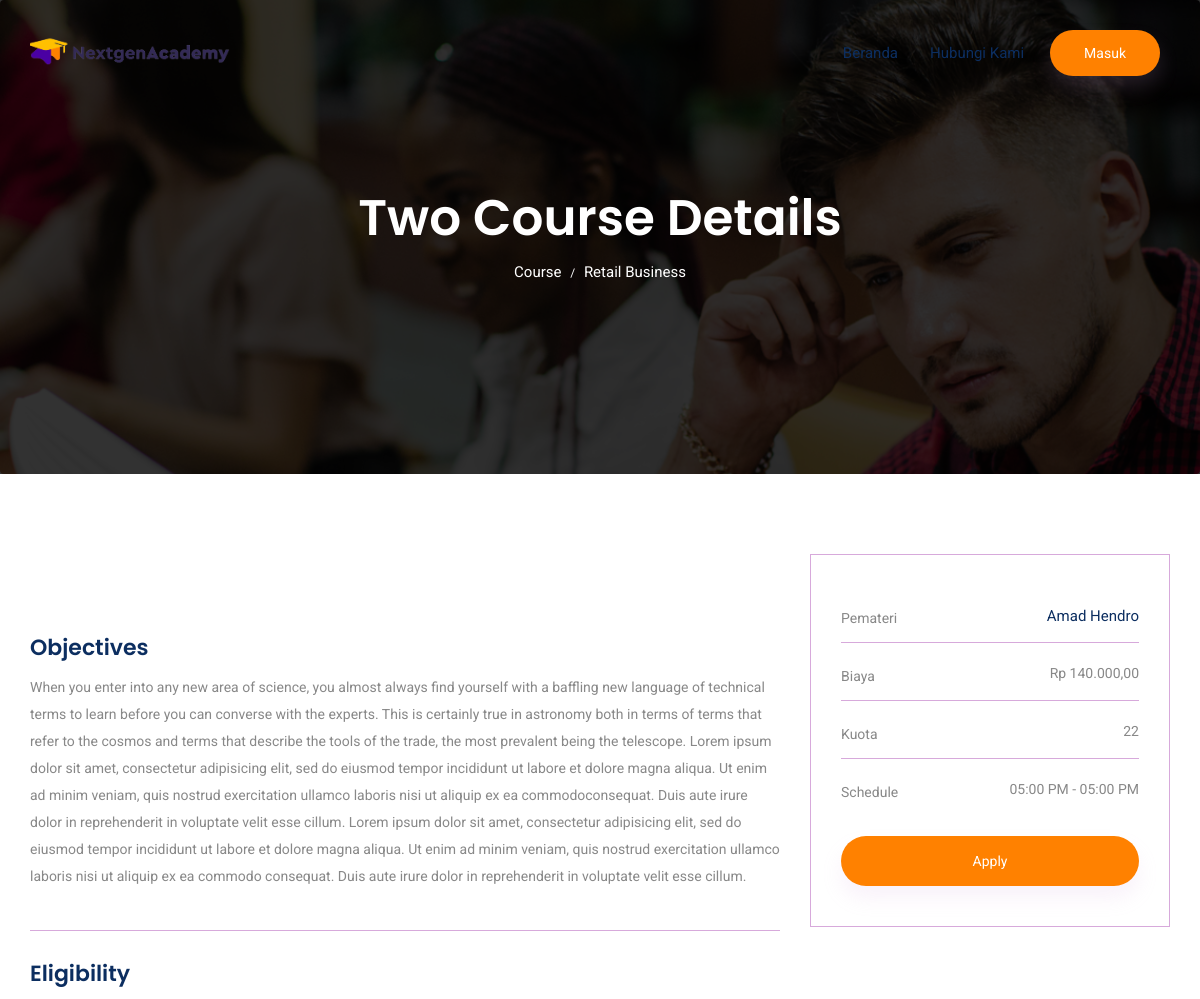
/course/detail/Two-Course-Details-Test-1hgs (upper part), run on an earlier commit of the app's database.
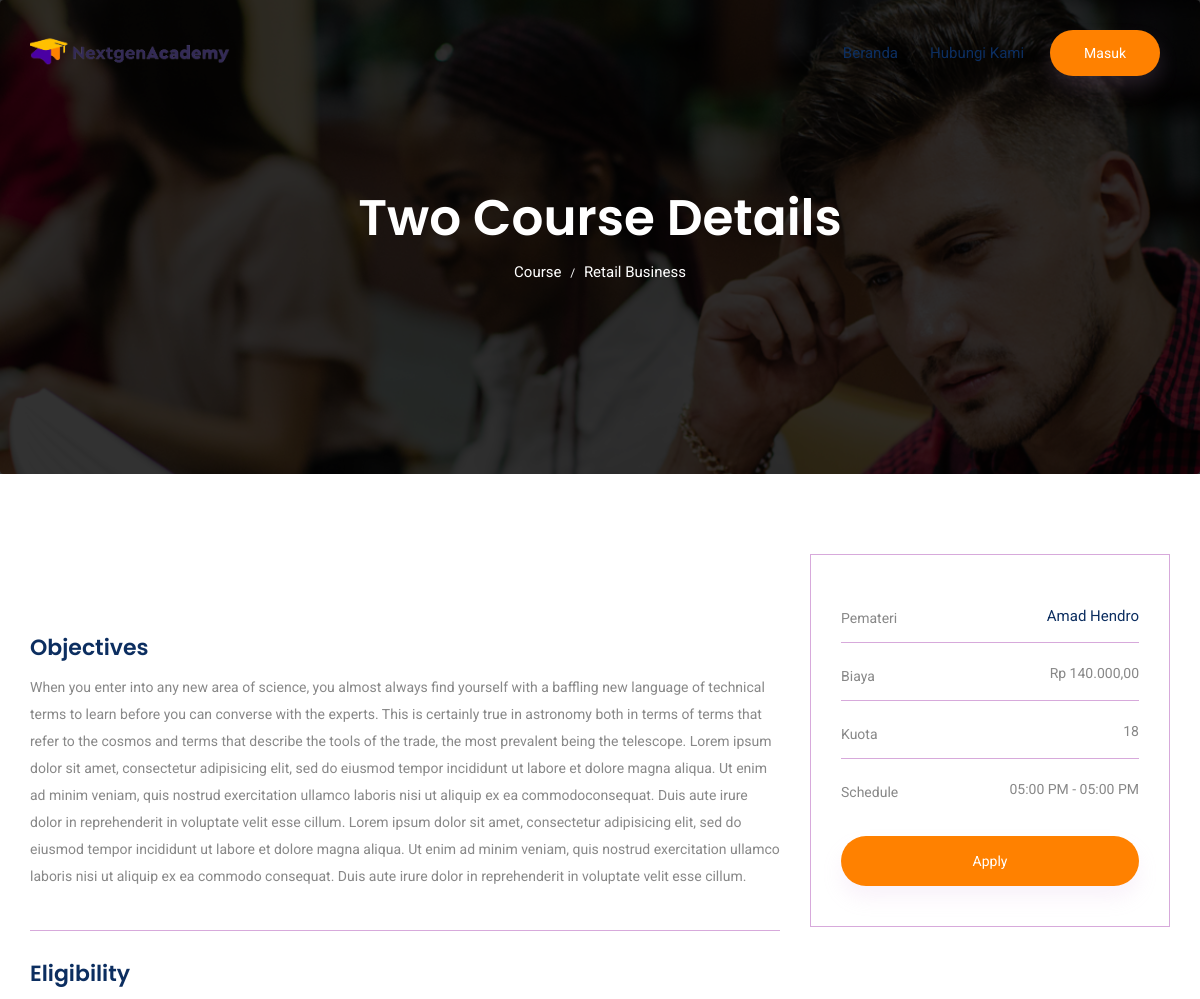
And on a later commit of the database.
### tables this page shows
CREATE TABLE `course` (
  `course_id` int(11) NOT NULL,
  `image_course` varchar(1000) DEFAULT NULL,
  `preview` varchar(1000) DEFAULT NULL,
  `objective` text DEFAULT NULL,
  `eligibility` text DEFAULT NULL,
  `outline` text DEFAULT NULL,
  `status` smallint(6) DEFAULT NULL,
  `create_time` timestamp NULL DEFAULT current_timestamp(),
  `update_time` timestamp NULL DEFAULT NULL,
  `create_by` int(11) DEFAULT NULL,
  `update_by` int(11) DEFAULT NULL,
  `ip_address` varchar(15) DEFAULT NULL,
  `title` varchar(50) DEFAULT NULL,
  `course_category_id` int(11) DEFAULT NULL,
  `index_course` varchar(200) DEFAULT NULL
);

CREATE TABLE `course_category` (
  `course_category_id` int(11) NOT NULL,
  `course_category_name` varchar(50) DEFAULT NULL,
  `status` smallint(6) DEFAULT NULL,
  `create_time` timestamp NULL DEFAULT current_timestamp(),
  `update_time` timestamp NULL DEFAULT NULL,
  `create_by` int(11) DEFAULT NULL,
  `update_by` int(11) DEFAULT NULL,
  `ip_address` varchar(15) DEFAULT NULL
);

CREATE TABLE `account` (
  `account_id` int(11) NOT NULL,
  `name` varchar(100) DEFAULT NULL,
  `gender` smallint(6) DEFAULT NULL,
  `address` varchar(1000) DEFAULT NULL,
  `image` varchar(1000) DEFAULT NULL,
  `born_date` date DEFAULT NULL,
  `phone_number` varchar(15) DEFAULT NULL,
  `instagram_id` varchar(25) DEFAULT NULL,
  `email` varchar(50) DEFAULT NULL,
  `password` varchar(1000) DEFAULT NULL,
  `status` smallint(6) DEFAULT NULL,
  `role` smallint(6) DEFAULT NULL,
  `create_time` timestamp NULL DEFAULT current_timestamp(),
  `update_time` timestamp NULL DEFAULT NULL,
  `create_by` int(11) DEFAULT NULL,
  `update_by` int(11) DEFAULT NULL,
  `ip_address` varchar(15) DEFAULT NULL
);

CREATE TABLE `schedule` (
  `schedule_id` int(11) NOT NULL,
  `course_id` int(11) DEFAULT NULL,
  `account_id` int(11) DEFAULT NULL,
  `type` smallint(6) DEFAULT NULL,
  `fee` int(11) DEFAULT NULL,
  `start_time` timestamp NULL DEFAULT NULL,
  `finish_time` timestamp NULL DEFAULT NULL,
  `place` varchar(1000) DEFAULT NULL,
  `quota` smallint(11) DEFAULT NULL,
  `status` smallint(6) DEFAULT NULL,
  `create_time` timestamp NULL DEFAULT current_timestamp(),
  `update_time` timestamp NULL DEFAULT NULL,
  `create_by` int(11) DEFAULT NULL,
  `update_by` int(11) DEFAULT NULL,
  `ip_address` varchar(15) DEFAULT NULL
);

### application/controllers/Course.php (called while the page is built, shortened)
<?php
class Course extends CI_Controller {
    public function __construct(){
		$this->load->model('Login');
		$this->load->model('CourseModel');
		$this->load->model('Converter');
		$this->load->model('ClassModel');
		$this->load->model('ScheduleModel');
		$this->load->model('PaymentModel');
		$this->load->library('session');
	}
    public function detail(){
    	$page_index = substr($_SERVER[ "REQUEST_URI" ], strrpos($_SERVER[ "REQUEST_URI" ], '/') + 1);
    	$course_detail = $this->CourseModel->one_course($page_index);
		if($course_detail->num_rows() > 0){
			foreach($course_detail->result() as $row_course_detail){
				$data['course_title'] = $row_course_detail->title ;
				$data['course_name_pemateri'] = $row_course_detail->name ;
				$data['course_kategori'] = $row_course_detail->course_category_name ;
				$data['course_objective'] = $row_course_detail->objective ;
				$data['course_eligibility'] = $row_course_detail->eligibility ;
				$data['course_outline'] = $row_course_detail->outline ;
				$data['course_preview'] = $row_course_detail->preview ;
				$data['course_image'] = $row_course_detail->image_course ;
				$data['course_fee'] = $this->Converter->rupiah($row_course_detail->fee) ;
				$data['course_quota'] = $row_course_detail->quota ;
				$data['course_start_time'] = $row_course_detail->start_time ;
				$data['course_finish_time'] = $row_course_detail->finish_time ;
				$data['course_index_course'] = $row_course_detail->index_course ;
				$data['course_schedule_id'] = $row_course_detail->schedule_id ;
			}
			if(!$this->session->userdata('account_id')){
				$data['member_apply'] = 0 ;
			}
			$this->load->view('side/header');
			$this->load->view('course_detail', $data);
			$this->load->view('side/footer');
		} else {
			show_404();
		}
    }
}

### index.php (called while the page is built, shortened)
<?php
require_once BASEPATH.'core/CodeIgniter.php';

### application/models/CourseModel.php (called while the page is built, shortened)
<?php if (!defined('BASEPATH')) exit('No direct script access allowed');
class CourseModel extends CI_Model {
    public function one_course($data){
        $this->db->select('*');
        $this->db->from('course c');
        $this->db->join('schedule s' , 'c.course_id = s.course_id');
        $this->db->join('course_category b ' , 'c.course_category_id = b.course_category_id');
        $this->db->join('account a' , 'a.account_id = s.account_id');
        $this->db->where('index_course', $data);
        return $this->db->get();
    }
}

### application/views/course_detail.php (the view, shortened to what this page needs)
<section class="breadcrumb breadcrumb_bg">
    <div class="container">
        <div class="row">
            <div class="col-lg-12">
                <div class="breadcrumb_iner text-center">
                    <div class="breadcrumb_iner_item">
                        <h2><?php echo $course_title ?></h2>
                        <p>Course <span>/</span> <?php echo $course_kategori ?> </p>
                    </div>
                </div>
            </div>
        </div>
    </div>
</section>
<section class="course_details_area section_padding">
    <div class="container">
        <div class="row">
            <div class="col-lg-8 course_details_left">
                <div class="main_image">
                </div>
                <div class="content_wrapper">
                    <h4 class="title_top">Objectives</h4>
                    <div class="content">
                        <?php echo $course_objective ?>
                    </div>
                    <h4 class="title">Eligibility</h4>
                </div>
            </div>
            <div class="col-lg-4 right-contents">
                <div class="sidebar_top">
                    <ul>
                        <li>
                            <a class="justify-content-between d-flex" href="#">
                                <p>Pemateri </p>
                                <span class="color"><?php echo $course_name_pemateri ?></span>
                            </a>
                        </li>
                        <li>
                            <a class="justify-content-between d-flex" href="#">
                                <p>Biaya </p>
                                <span><?php echo $course_fee ?></span>
                            </a>
                        </li>
                        <li>
                            <a class="justify-content-between d-flex" href="#">
                                <p>Kuota </p>
                                <span><?php echo $course_quota ?></span>
                            </a>
                        </li>
                        <li>
                            <a class="justify-content-between d-flex" href="#">
                                <p>Schedule </p>
                                <span>
                                    <?php
                                    $start_course = new DateTime($course_start_time);
                                    $finish_course = new DateTime($course_finish_time);
                                    echo $start_course->format('h:i A').' - '.$finish_course->format('h:i A');
                                    ?>
                                </span>
                            </a>
                        </li>
                    </ul>
                    <?php
                    if($member_apply > 0){
                        echo '<a href="#" class="genric-btn d-block disable circle">Registered</a>';
                    } else {
                        echo '<a href="'.base_url().'course/apply_course_wa/'.$course_index_course.'" class="btn_1 d-block">Apply</a>' ;
                    }
                    ?>
                </div>
            </div>
        </div>
    </div>
</section>

### application/views/side/header.php (shortened to what this page needs)
<!doctype html>
<html lang="en">
<head>
    <link rel="stylesheet" href="<?php echo base_url() ?>asset/css/bootstrap.min.css">
    <link rel="stylesheet" href="<?php echo base_url() ?>asset/css/animate.css">
    <link rel="stylesheet" href="<?php echo base_url() ?>asset/css/owl.carousel.min.css">
    <link rel="stylesheet" href="<?php echo base_url() ?>asset/css/themify-icons.css">
    <link rel="stylesheet" href="<?php echo base_url() ?>asset/css/flaticon.css">
    <link rel="stylesheet" href="<?php echo base_url() ?>asset/css/nice-select.css">
    <link rel="stylesheet" href="<?php echo base_url() ?>asset/css/magnific-popup.css">
    <link rel="stylesheet" href="<?php echo base_url() ?>asset/css/slick.css">
    <link rel="stylesheet" href="<?php echo base_url() ?>asset/css/style.css">
    <link href="https://stackpath.bootstrapcdn.com/font-awesome/4.7.0/css/font-awesome.min.css" rel="stylesheet">
</head>
<body>
    <header class="main_menu home_menu">
        <div class="container">
            <div class="row align-items-center">
                <div class="col-lg-12">
                    <nav class="navbar navbar-expand-lg navbar-light">
                        <a class="navbar-brand" href="<?php echo base_url() ?>"> <img src="<?php echo base_url() ?>asset/img/nga_logo.png" width="200" alt="NGA Logo"> </a>
                        <div class="collapse navbar-collapse main-menu-item justify-content-end"
                            id="navbarSupportedContent">
                            <ul class="navbar-nav align-items-center">
                                <li class="nav-item">
                                    <a class="nav-link" href="<?php echo base_url('') ?>">Beranda</a>
                                </li>
                                <li class="nav-item">
                                    <a class="nav-link" href="<?php echo base_url('') ?>contact">Hubungi Kami</a>
                                </li>
                                <?php  if($this->session->userdata('account_id') ){
                                ?>
                                <li class="nav-item dropdown">
                                    <a class="nav-link dropdown-toggle" href="#" id="navbarDropdown" role="button" data-toggle="dropdown" aria-haspopup="true" aria-expanded="false">
                                    <img src="<?php echo $this->session->userdata('image')  ?>" width="30" class="img_circle" alt="<?php echo $this->session->userdata('name')  ?>" >
                                    <?php echo $this->session->userdata('name')  ?>
                                    </a>
                                    <div class="dropdown-menu" aria-labelledby="navbarDropdown">
                                        <?php
                                            if($this->session->userdata('role') === 2 ){
                                                echo '<a class="dropdown-item" href="'.base_url().'admin/course">Course</a>';
                                            } else {
                                                echo '<a class="dropdown-item" href="'.base_url().'course/member">My Course</a>' ;
                                            }
                                        ?>
                                        <a class="dropdown-item" href="<?php echo base_url() ?>user/profile">Profile</a>
                                        <a class="dropdown-item" href="<?php echo base_url() ?>user/logout">Sign Out</a>
                                    </div>
                                </li>
                                <?php } else {
                                    ?>
                                    <li class="nav-item">
                                        <a class="btn_1" style="margin:10px;" href="<?php echo base_url() ?>user/signin">Masuk</a>
                                    </li>
                                    <?php
                                } ?>
                            </ul>
                        </div>
                    </nav>
                </div>
            </div>
        </div>
    </header>

### application/views/side/footer.php (shortened to what this page needs)
</body>
</html>

What changed in the data, as far as the page shows it:
changed through a linked row, course "Two Course Details": schedule.quota "22" → "18"
